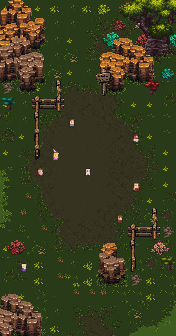

This is a level from a 2D game, rendered from its Tiled map with the project's own tilesets. A one-line summary and the map file follow, with tile-layer data summarised:
An orthogonal 11x21 tile map with 16x16 px tiles, 8 tile layers (Warstwa Kafelków 1, Warstwa Kafelków 6, Warstwa Kafelków 2, Warstwa Kafelków 3, ...), 1 hidden layer not drawn.

<map version="1.5" tiledversion="2021.02.15" orientation="orthogonal" renderorder="left-down" width="11" height="21" tilewidth="16" tileheight="16" infinite="0" nextlayerid="10" nextobjectid="1">
 <tileset firstgid="1" source="../world_tiles/tileset.tsx" />
 <layer id="1" name="Warstwa Kafelków 1" width="11" height="21">
  <data>[231 cells, 231 non-empty, 124 distinct tile ids]</data>
 </layer>
 <layer id="6" name="Warstwa Kafelków 6" width="11" height="21">
  <data>[231 cells, 15 non-empty, 13 distinct tile ids]</data>
 </layer>
 <layer id="2" name="Warstwa Kafelków 2" width="11" height="21">
  <data>[231 cells, 49 non-empty, 49 distinct tile ids]</data>
 </layer>
 <layer id="3" name="Warstwa Kafelków 3" width="11" height="21">
  <data>[231 cells, 35 non-empty, 35 distinct tile ids]</data>
 </layer>
 <layer id="4" name="Warstwa Kafelków 4" width="11" height="21">
  <data>[231 cells, 12 non-empty, 12 distinct tile ids]</data>
 </layer>
 <layer id="5" name="Warstwa Kafelków 5" width="11" height="21">
  <data>[231 cells, 13 non-empty, 13 distinct tile ids]</data>
 </layer>
 <layer id="7" name="anim" width="11" height="21">
  <data>[231 cells, 3 non-empty, 3 distinct tile ids]</data>
 </layer>
 <layer id="8" name="characters" width="11" height="21">
  <data>[231 cells, 8 non-empty, 8 distinct tile ids]</data>
 </layer>
 <layer id="9" name="walkable" width="11" height="21" visible="0">
  <data>[231 cells, 231 non-empty, 2 distinct tile ids]</data>
 </layer>
</map>
